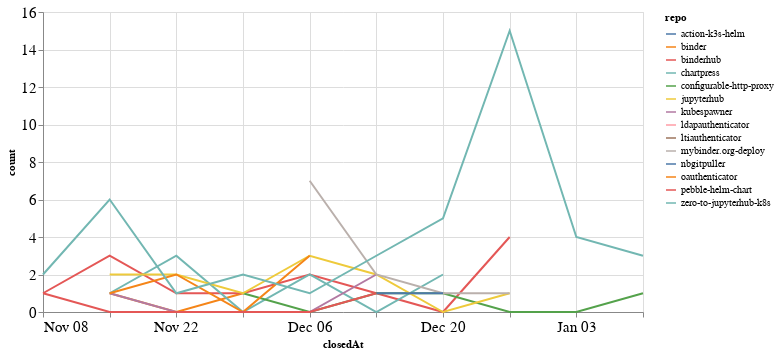

Notebook code cell kept with this figure:
### Code cell
closed_by_time = closed_by.groupby('repo').resample('W', on='closedAt').count()['author'].reset_index()
closed_by_time = closed_by_time.rename(columns={'author': 'count'})

alt.Chart(closed_by_time, width=600).mark_line().encode(
    x='closedAt',
    y='count',
    color='repo',
    tooltip="repo"
)

### Figure 1 — Vega-Lite specification as saved in the notebook (floating-point values rounded to 4 significant figures)
{"config": {"axisLeft": {"labelFontSize": 15}, "axisBottom": {"labelFontSize": 15}}, "data": {"name": "data-8b4ff465b92a98bb7b4d536a090e5c68"}, "mark": "line", "encoding": {"color": {"type": "nominal", "field": "repo"}, "tooltip": {"type": "nominal", "field": "repo"}, "x": {"type": "temporal", "field": "closedAt"}, "y": {"type": "quantitative", "field": "count"}}, "width": 600, "$schema": "https://vega.github.io/schema/vega-lite/v4.8.1.json", "datasets": {"data-8b4ff465b92a98bb7b4d536a090e5c68": [{"repo": "action-k3s-helm", "closedAt": "2021-01-03T00:00:00", "count": 4}, {"repo": "binder", "closedAt": "2020-11-15T00:00:00", "count": 1}, {"repo": "binder", "closedAt": "2020-11-22T00:00:00", "count": 0}, {"repo": "binder", "closedAt": "2020-11-29T00:00:00", "count": 1}, {"repo": "binderhub", "closedAt": "2020-11-08T00:00:00", "count": 1}, {"repo": "binderhub", "closedAt": "2020-11-15T00:00:00", "count": 3}, {"repo": "binderhub", "closedAt": "2020-11-22T00:00:00", "count": 1}, {"repo": "binderhub", "closedAt": "2020-11-29T00:00:00", "count": 1}, {"repo": "binderhub", "closedAt": "2020-12-06T00:00:00", "count": 2}, {"repo": "binderhub", "closedAt": "2020-12-13T00:00:00", "count": 1}, {"repo": "binderhub", "closedAt": "2020-12-20T00:00:00", "count": 0}, {"repo": "binderhub", "closedAt": "2020-12-27T00:00:00", "count": 4}, {"repo": "chartpress", "closedAt": "2020-11-15T00:00:00", "count": 1}, {"repo": "chartpress", "closedAt": "2020-11-22T00:00:00", "count": 3}, {"repo": "chartpress", "closedAt": "2020-11-29T00:00:00", "count": 0}, {"repo": "chartpress", "closedAt": "2020-12-06T00:00:00", "count": 2}, {"repo": "chartpress", "closedAt": "2020-12-13T00:00:00", "count": 0}, {"repo": "chartpress", "closedAt": "2020-12-20T00:00:00", "count": 2}, {"repo": "configurable-http-proxy", "closedAt": "2020-11-29T00:00:00", "count": 1}, {"repo": "configurable-http-proxy", "closedAt": "2020-12-06T00:00:00", "count": 0}, {"repo": "configurable-http-proxy", "closedAt": "2020-12-13T00:00:00", "count": 1}, {"repo": "configurable-http-proxy", "closedAt": "2020-12-20T00:00:00", "count": 1}, {"repo": "configurable-http-proxy", "closedAt": "2020-12-27T00:00:00", "count": 0}, {"repo": "configurable-http-proxy", "closedAt": "2021-01-03T00:00:00", "count": 0}, {"repo": "configurable-http-proxy", "closedAt": "2021-01-10T00:00:00", "count": 1}, {"repo": "jupyterhub", "closedAt": "2020-11-15T00:00:00", "count": 2}, {"repo": "jupyterhub", "closedAt": "2020-11-22T00:00:00", "count": 2}, {"repo": "jupyterhub", "closedAt": "2020-11-29T00:00:00", "count": 1}, {"repo": "jupyterhub", "closedAt": "2020-12-06T00:00:00", "count": 3}, {"repo": "jupyterhub", "closedAt": "2020-12-13T00:00:00", "count": 2}, {"repo": "jupyterhub", "closedAt": "2020-12-20T00:00:00", "count": 0}, {"repo": "jupyterhub", "closedAt": "2020-12-27T00:00:00", "count": 1}, {"repo": "kubespawner", "closedAt": "2020-11-15T00:00:00", "count": 1}, {"repo": "kubespawner", "closedAt": "2020-11-22T00:00:00", "count": 0}, {"repo": "kubespawner", "closedAt": "2020-11-29T00:00:00", "count": 0}, {"repo": "kubespawner", "closedAt": "2020-12-06T00:00:00", "count": 0}, {"repo": "kubespawner", "closedAt": "2020-12-13T00:00:00", "count": 2}, {"repo": "ldapauthenticator", "closedAt": "2020-12-13T00:00:00", "count": 1}, {"repo": "ltiauthenticator", "closedAt": "2020-12-06T00:00:00", "count": 1}, {"repo": "mybinder.org-deploy", "closedAt": "2020-12-06T00:00:00", "count": 7}, {"repo": "mybinder.org-deploy", "closedAt": "2020-12-13T00:00:00", "count": 2}, {"repo": "mybinder.org-deploy", "closedAt": "2020-12-20T00:00:00", "count": 1}, {"repo": "mybinder.org-deploy", "closedAt": "2020-12-27T00:00:00", "count": 1}, {"repo": "nbgitpuller", "closedAt": "2020-12-13T00:00:00", "count": 1}, {"repo": "nbgitpuller", "closedAt": "2020-12-20T00:00:00", "count": 1}, {"repo": "oauthenticator", "closedAt": "2020-11-15T00:00:00", "count": 1}, {"repo": "oauthenticator", "closedAt": "2020-11-22T00:00:00", "count": 2}, {"repo": "oauthenticator", "closedAt": "2020-11-29T00:00:00", "count": 0}, {"repo": "oauthenticator", "closedAt": "2020-12-06T00:00:00", "count": 3}, {"repo": "pebble-helm-chart", "closedAt": "2020-11-08T00:00:00", "count": 1}, {"repo": "pebble-helm-chart", "closedAt": "2020-11-15T00:00:00", "count": 0}, {"repo": "pebble-helm-chart", "closedAt": "2020-11-22T00:00:00", "count": 0}, {"repo": "pebble-helm-chart", "closedAt": "2020-11-29T00:00:00", "count": 0}, {"repo": "pebble-helm-chart", "closedAt": "2020-12-06T00:00:00", "count": 0}, {"repo": "pebble-helm-chart", "closedAt": "2020-12-13T00:00:00", "count": 1}, {"repo": "zero-to-jupyterhub-k8s", "closedAt": "2020-11-08T00:00:00", "count": 2}, {"repo": "zero-to-jupyterhub-k8s", "closedAt": "2020-11-15T00:00:00", "count": 6}, {"repo": "zero-to-jupyterhub-k8s", "closedAt": "2020-11-22T00:00:00", "count": 1}, {"repo": "zero-to-jupyterhub-k8s", "closedAt": "2020-11-29T00:00:00", "count": 2}, {"repo": "zero-to-jupyterhub-k8s", "closedAt": "2020-12-06T00:00:00", "count": 1}, {"repo": "zero-to-jupyterhub-k8s", "closedAt": "2020-12-13T00:00:00", "count": 3}, {"repo": "zero-to-jupyterhub-k8s", "closedAt": "2020-12-20T00:00:00", "count": 5}, {"repo": "zero-to-jupyterhub-k8s", "closedAt": "2020-12-27T00:00:00", "count": 15}, {"repo": "zero-to-jupyterhub-k8s", "closedAt": "2021-01-03T00:00:00", "count": 4}, {"repo": "zero-to-jupyterhub-k8s", "closedAt": "2021-01-10T00:00:00", "count": 3}]}}
